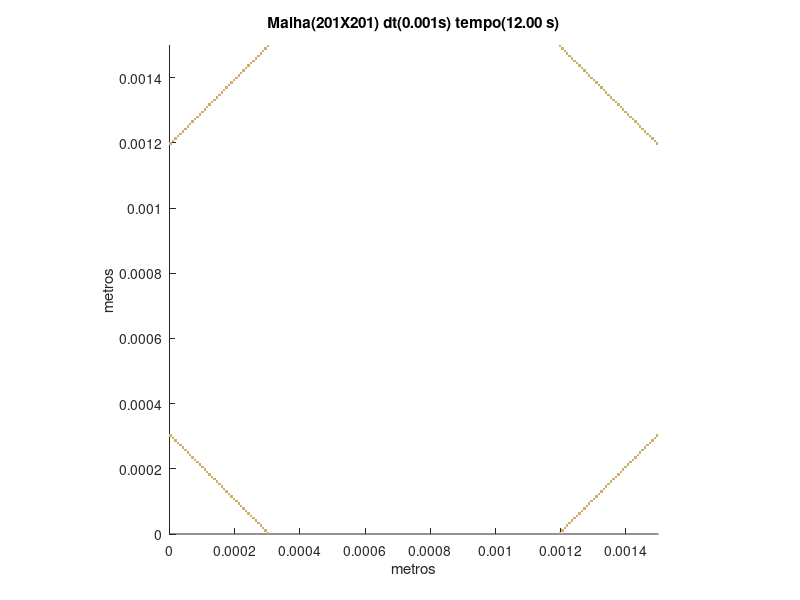

Recreate this plot in MATLAB.
set (gca,'PlotBoxAspectRatio',[1 1 1],'Xlim',[0,0.0015],'Ylim',[0,0.0015])
hold on
title('Malha(201X201) dt(0.001s) tempo(12.00 s)')
hold on
ylabel('metros')
hold on
xlabel('metros')
hold on

fill([0.000298507462686567 0.000298507462686567 0.000305970149253731 0.000305970149253731],[0 7.46268656716418E-06 7.46268656716418E-06 0],[0.8,0.7,0.4],'LineStyle','none')

fill([0.00119402985074627 0.00119402985074627 0.00120149253731343 0.00120149253731343],[0 7.46268656716418E-06 7.46268656716418E-06 0],[0.8,0.7,0.4],'LineStyle','none')

fill([0.000291044776119403 0.000291044776119403 0.000298507462686567 0.000298507462686567],[7.46268656716418E-06 1.49253731343284E-05 1.49253731343284E-05 7.46268656716418E-06],[0.8,0.7,0.4],'LineStyle','none')

fill([0.00120149253731343 0.00120149253731343 0.0012089552238806 0.0012089552238806],[7.46268656716418E-06 1.49253731343284E-05 1.49253731343284E-05 7.46268656716418E-06],[0.8,0.7,0.4],'LineStyle','none')

fill([0.000283582089552239 0.000283582089552239 0.000291044776119403 0.000291044776119403],[1.49253731343284E-05 2.23880597014925E-05 2.23880597014925E-05 1.49253731343284E-05],[0.8,0.7,0.4],'LineStyle','none')

fill([0.0012089552238806 0.0012089552238806 0.00121641791044776 0.00121641791044776],[1.49253731343284E-05 2.23880597014925E-05 2.23880597014925E-05 1.49253731343284E-05],[0.8,0.7,0.4],'LineStyle','none')

fill([0.000276119402985075 0.000276119402985075 0.000283582089552239 0.000283582089552239],[2.23880597014925E-05 2.98507462686567E-05 2.98507462686567E-05 2.23880597014925E-05],[0.8,0.7,0.4],'LineStyle','none')

fill([0.00121641791044776 0.00121641791044776 0.00122388059701493 0.00122388059701493],[2.23880597014925E-05 2.98507462686567E-05 2.98507462686567E-05 2.23880597014925E-05],[0.8,0.7,0.4],'LineStyle','none')

fill([0.00026865671641791 0.00026865671641791 0.000276119402985075 0.000276119402985075],[2.98507462686567E-05 3.73134328358209E-05 3.73134328358209E-05 2.98507462686567E-05],[0.8,0.7,0.4],'LineStyle','none')

fill([0.00122388059701493 0.00122388059701493 0.00123134328358209 0.00123134328358209],[2.98507462686567E-05 3.73134328358209E-05 3.73134328358209E-05 2.98507462686567E-05],[0.8,0.7,0.4],'LineStyle','none')

fill([0.000261194029850746 0.000261194029850746 0.00026865671641791 0.00026865671641791],[3.73134328358209E-05 4.47761194029851E-05 4.47761194029851E-05 3.73134328358209E-05],[0.8,0.7,0.4],'LineStyle','none')

fill([0.00123134328358209 0.00123134328358209 0.00123880597014925 0.00123880597014925],[3.73134328358209E-05 4.47761194029851E-05 4.47761194029851E-05 3.73134328358209E-05],[0.8,0.7,0.4],'LineStyle','none')

fill([0.000253731343283582 0.000253731343283582 0.000261194029850746 0.000261194029850746],[4.47761194029851E-05 5.22388059701493E-05 5.22388059701493E-05 4.47761194029851E-05],[0.8,0.7,0.4],'LineStyle','none')

fill([0.00123880597014925 0.00123880597014925 0.00124626865671642 0.00124626865671642],[4.47761194029851E-05 5.22388059701493E-05 5.22388059701493E-05 4.47761194029851E-05],[0.8,0.7,0.4],'LineStyle','none')

fill([0.000246268656716418 0.000246268656716418 0.000253731343283582 0.000253731343283582],[5.22388059701493E-05 5.97014925373134E-05 5.97014925373134E-05 5.22388059701493E-05],[0.8,0.7,0.4],'LineStyle','none')

fill([0.00124626865671642 0.00124626865671642 0.00125373134328358 0.00125373134328358],[5.22388059701493E-05 5.97014925373134E-05 5.97014925373134E-05 5.22388059701493E-05],[0.8,0.7,0.4],'LineStyle','none')

fill([0.000238805970149254 0.000238805970149254 0.000246268656716418 0.000246268656716418],[5.97014925373134E-05 6.71641791044776E-05 6.71641791044776E-05 5.97014925373134E-05],[0.8,0.7,0.4],'LineStyle','none')

fill([0.00125373134328358 0.00125373134328358 0.00126119402985075 0.00126119402985075],[5.97014925373134E-05 6.71641791044776E-05 6.71641791044776E-05 5.97014925373134E-05],[0.8,0.7,0.4],'LineStyle','none')

fill([0.00023134328358209 0.00023134328358209 0.000238805970149254 0.000238805970149254],[6.71641791044776E-05 7.46268656716418E-05 7.46268656716418E-05 6.71641791044776E-05],[0.8,0.7,0.4],'LineStyle','none')

fill([0.00126119402985075 0.00126119402985075 0.00126865671641791 0.00126865671641791],[6.71641791044776E-05 7.46268656716418E-05 7.46268656716418E-05 6.71641791044776E-05],[0.8,0.7,0.4],'LineStyle','none')

fill([0.000223880597014925 0.000223880597014925 0.00023134328358209 0.00023134328358209],[7.46268656716418E-05 8.2089552238806E-05 8.2089552238806E-05 7.46268656716418E-05],[0.8,0.7,0.4],'LineStyle','none')

fill([0.00126865671641791 0.00126865671641791 0.00127611940298507 0.00127611940298507],[7.46268656716418E-05 8.2089552238806E-05 8.2089552238806E-05 7.46268656716418E-05],[0.8,0.7,0.4],'LineStyle','none')

fill([0.000216417910447761 0.000216417910447761 0.000223880597014925 0.000223880597014925],[8.2089552238806E-05 8.95522388059702E-05 8.95522388059702E-05 8.2089552238806E-05],[0.8,0.7,0.4],'LineStyle','none')

fill([0.00127611940298507 0.00127611940298507 0.00128358208955224 0.00128358208955224],[8.2089552238806E-05 8.95522388059702E-05 8.95522388059702E-05 8.2089552238806E-05],[0.8,0.7,0.4],'LineStyle','none')

fill([0.000208955223880597 0.000208955223880597 0.000216417910447761 0.000216417910447761],[8.95522388059702E-05 9.70149253731343E-05 9.70149253731343E-05 8.95522388059702E-05],[0.8,0.7,0.4],'LineStyle','none')

fill([0.00128358208955224 0.00128358208955224 0.0012910447761194 0.0012910447761194],[8.95522388059702E-05 9.70149253731343E-05 9.70149253731343E-05 8.95522388059702E-05],[0.8,0.7,0.4],'LineStyle','none')

fill([0.000201492537313433 0.000201492537313433 0.000208955223880597 0.000208955223880597],[9.70149253731343E-05 0.000104477611940299 0.000104477611940299 9.70149253731343E-05],[0.8,0.7,0.4],'LineStyle','none')

fill([0.0012910447761194 0.0012910447761194 0.00129850746268657 0.00129850746268657],[9.70149253731343E-05 0.000104477611940299 0.000104477611940299 9.70149253731343E-05],[0.8,0.7,0.4],'LineStyle','none')

fill([0.000194029850746269 0.000194029850746269 0.000201492537313433 0.000201492537313433],[0.000104477611940299 0.000111940298507463 0.000111940298507463 0.000104477611940299],[0.8,0.7,0.4],'LineStyle','none')

fill([0.00129850746268657 0.00129850746268657 0.00130597014925373 0.00130597014925373],[0.000104477611940299 0.000111940298507463 0.000111940298507463 0.000104477611940299],[0.8,0.7,0.4],'LineStyle','none')

fill([0.000186567164179104 0.000186567164179104 0.000194029850746269 0.000194029850746269],[0.000111940298507463 0.000119402985074627 0.000119402985074627 0.000111940298507463],[0.8,0.7,0.4],'LineStyle','none')

fill([0.00130597014925373 0.00130597014925373 0.0013134328358209 0.0013134328358209],[0.000111940298507463 0.000119402985074627 0.000119402985074627 0.000111940298507463],[0.8,0.7,0.4],'LineStyle','none')

fill([0.00017910447761194 0.00017910447761194 0.000186567164179104 0.000186567164179104],[0.000119402985074627 0.000126865671641791 0.000126865671641791 0.000119402985074627],[0.8,0.7,0.4],'LineStyle','none')

fill([0.0013134328358209 0.0013134328358209 0.00132089552238806 0.00132089552238806],[0.000119402985074627 0.000126865671641791 0.000126865671641791 0.000119402985074627],[0.8,0.7,0.4],'LineStyle','none')

fill([0.000171641791044776 0.000171641791044776 0.00017910447761194 0.00017910447761194],[0.000126865671641791 0.000134328358208955 0.000134328358208955 0.000126865671641791],[0.8,0.7,0.4],'LineStyle','none')

fill([0.00132089552238806 0.00132089552238806 0.00132835820895522 0.00132835820895522],[0.000126865671641791 0.000134328358208955 0.000134328358208955 0.000126865671641791],[0.8,0.7,0.4],'LineStyle','none')

fill([0.000164179104477612 0.000164179104477612 0.000171641791044776 0.000171641791044776],[0.000134328358208955 0.000141791044776119 0.000141791044776119 0.000134328358208955],[0.8,0.7,0.4],'LineStyle','none')

fill([0.00132835820895522 0.00132835820895522 0.00133582089552239 0.00133582089552239],[0.000134328358208955 0.000141791044776119 0.000141791044776119 0.000134328358208955],[0.8,0.7,0.4],'LineStyle','none')

fill([0.000156716417910448 0.000156716417910448 0.000164179104477612 0.000164179104477612],[0.000141791044776119 0.000149253731343284 0.000149253731343284 0.000141791044776119],[0.8,0.7,0.4],'LineStyle','none')

fill([0.00133582089552239 0.00133582089552239 0.00134328358208955 0.00134328358208955],[0.000141791044776119 0.000149253731343284 0.000149253731343284 0.000141791044776119],[0.8,0.7,0.4],'LineStyle','none')

fill([0.000149253731343284 0.000149253731343284 0.000156716417910448 0.000156716417910448],[0.000149253731343284 0.000156716417910448 0.000156716417910448 0.000149253731343284],[0.8,0.7,0.4],'LineStyle','none')

fill([0.00134328358208955 0.00134328358208955 0.00135074626865672 0.00135074626865672],[0.000149253731343284 0.000156716417910448 0.000156716417910448 0.000149253731343284],[0.8,0.7,0.4],'LineStyle','none')

fill([0.000141791044776119 0.000141791044776119 0.000149253731343284 0.000149253731343284],[0.000156716417910448 0.000164179104477612 0.000164179104477612 0.000156716417910448],[0.8,0.7,0.4],'LineStyle','none')

fill([0.00135074626865672 0.00135074626865672 0.00135820895522388 0.00135820895522388],[0.000156716417910448 0.000164179104477612 0.000164179104477612 0.000156716417910448],[0.8,0.7,0.4],'LineStyle','none')

fill([0.000134328358208955 0.000134328358208955 0.000141791044776119 0.000141791044776119],[0.000164179104477612 0.000171641791044776 0.000171641791044776 0.000164179104477612],[0.8,0.7,0.4],'LineStyle','none')

fill([0.00135820895522388 0.00135820895522388 0.00136567164179104 0.00136567164179104],[0.000164179104477612 0.000171641791044776 0.000171641791044776 0.000164179104477612],[0.8,0.7,0.4],'LineStyle','none')

fill([0.000126865671641791 0.000126865671641791 0.000134328358208955 0.000134328358208955],[0.000171641791044776 0.00017910447761194 0.00017910447761194 0.000171641791044776],[0.8,0.7,0.4],'LineStyle','none')

fill([0.00136567164179104 0.00136567164179104 0.00137313432835821 0.00137313432835821],[0.000171641791044776 0.00017910447761194 0.00017910447761194 0.000171641791044776],[0.8,0.7,0.4],'LineStyle','none')

fill([0.000119402985074627 0.000119402985074627 0.000126865671641791 0.000126865671641791],[0.00017910447761194 0.000186567164179104 0.000186567164179104 0.00017910447761194],[0.8,0.7,0.4],'LineStyle','none')

fill([0.00137313432835821 0.00137313432835821 0.00138059701492537 0.00138059701492537],[0.00017910447761194 0.000186567164179104 0.000186567164179104 0.00017910447761194],[0.8,0.7,0.4],'LineStyle','none')

fill([0.000111940298507463 0.000111940298507463 0.000119402985074627 0.000119402985074627],[0.000186567164179104 0.000194029850746269 0.000194029850746269 0.000186567164179104],[0.8,0.7,0.4],'LineStyle','none')

fill([0.00138059701492537 0.00138059701492537 0.00138805970149254 0.00138805970149254],[0.000186567164179104 0.000194029850746269 0.000194029850746269 0.000186567164179104],[0.8,0.7,0.4],'LineStyle','none')

fill([0.000104477611940299 0.000104477611940299 0.000111940298507463 0.000111940298507463],[0.000194029850746269 0.000201492537313433 0.000201492537313433 0.000194029850746269],[0.8,0.7,0.4],'LineStyle','none')

fill([0.00138805970149254 0.00138805970149254 0.0013955223880597 0.0013955223880597],[0.000194029850746269 0.000201492537313433 0.000201492537313433 0.000194029850746269],[0.8,0.7,0.4],'LineStyle','none')

fill([9.70149253731343E-05 9.70149253731343E-05 0.000104477611940299 0.000104477611940299],[0.000201492537313433 0.000208955223880597 0.000208955223880597 0.000201492537313433],[0.8,0.7,0.4],'LineStyle','none')

fill([0.0013955223880597 0.0013955223880597 0.00140298507462687 0.00140298507462687],[0.000201492537313433 0.000208955223880597 0.000208955223880597 0.000201492537313433],[0.8,0.7,0.4],'LineStyle','none')

fill([8.95522388059702E-05 8.95522388059702E-05 9.70149253731343E-05 9.70149253731343E-05],[0.000208955223880597 0.000216417910447761 0.000216417910447761 0.000208955223880597],[0.8,0.7,0.4],'LineStyle','none')

fill([0.00140298507462687 0.00140298507462687 0.00141044776119403 0.00141044776119403],[0.000208955223880597 0.000216417910447761 0.000216417910447761 0.000208955223880597],[0.8,0.7,0.4],'LineStyle','none')

fill([8.2089552238806E-05 8.2089552238806E-05 8.95522388059702E-05 8.95522388059702E-05],[0.000216417910447761 0.000223880597014925 0.000223880597014925 0.000216417910447761],[0.8,0.7,0.4],'LineStyle','none')

fill([0.00141044776119403 0.00141044776119403 0.00141791044776119 0.00141791044776119],[0.000216417910447761 0.000223880597014925 0.000223880597014925 0.000216417910447761],[0.8,0.7,0.4],'LineStyle','none')

fill([7.46268656716418E-05 7.46268656716418E-05 8.2089552238806E-05 8.2089552238806E-05],[0.000223880597014925 0.00023134328358209 0.00023134328358209 0.000223880597014925],[0.8,0.7,0.4],'LineStyle','none')

fill([0.00141791044776119 0.00141791044776119 0.00142537313432836 0.00142537313432836],[0.000223880597014925 0.00023134328358209 0.00023134328358209 0.000223880597014925],[0.8,0.7,0.4],'LineStyle','none')

fill([6.71641791044776E-05 6.71641791044776E-05 7.46268656716418E-05 7.46268656716418E-05],[0.00023134328358209 0.000238805970149254 0.000238805970149254 0.00023134328358209],[0.8,0.7,0.4],'LineStyle','none')

fill([0.00142537313432836 0.00142537313432836 0.00143283582089552 0.00143283582089552],[0.00023134328358209 0.000238805970149254 0.000238805970149254 0.00023134328358209],[0.8,0.7,0.4],'LineStyle','none')

fill([5.97014925373134E-05 5.97014925373134E-05 6.71641791044776E-05 6.71641791044776E-05],[0.000238805970149254 0.000246268656716418 0.000246268656716418 0.000238805970149254],[0.8,0.7,0.4],'LineStyle','none')

fill([0.00143283582089552 0.00143283582089552 0.00144029850746269 0.00144029850746269],[0.000238805970149254 0.000246268656716418 0.000246268656716418 0.000238805970149254],[0.8,0.7,0.4],'LineStyle','none')

fill([5.22388059701493E-05 5.22388059701493E-05 5.97014925373134E-05 5.97014925373134E-05],[0.000246268656716418 0.000253731343283582 0.000253731343283582 0.000246268656716418],[0.8,0.7,0.4],'LineStyle','none')

fill([0.00144029850746269 0.00144029850746269 0.00144776119402985 0.00144776119402985],[0.000246268656716418 0.000253731343283582 0.000253731343283582 0.000246268656716418],[0.8,0.7,0.4],'LineStyle','none')

fill([4.47761194029851E-05 4.47761194029851E-05 5.22388059701493E-05 5.22388059701493E-05],[0.000253731343283582 0.000261194029850746 0.000261194029850746 0.000253731343283582],[0.8,0.7,0.4],'LineStyle','none')

fill([0.00144776119402985 0.00144776119402985 0.00145522388059702 0.00145522388059702],[0.000253731343283582 0.000261194029850746 0.000261194029850746 0.000253731343283582],[0.8,0.7,0.4],'LineStyle','none')

fill([3.73134328358209E-05 3.73134328358209E-05 4.47761194029851E-05 4.47761194029851E-05],[0.000261194029850746 0.00026865671641791 0.00026865671641791 0.000261194029850746],[0.8,0.7,0.4],'LineStyle','none')

fill([0.00145522388059702 0.00145522388059702 0.00146268656716418 0.00146268656716418],[0.000261194029850746 0.00026865671641791 0.00026865671641791 0.000261194029850746],[0.8,0.7,0.4],'LineStyle','none')

fill([2.98507462686567E-05 2.98507462686567E-05 3.73134328358209E-05 3.73134328358209E-05],[0.00026865671641791 0.000276119402985075 0.000276119402985075 0.00026865671641791],[0.8,0.7,0.4],'LineStyle','none')

fill([0.00146268656716418 0.00146268656716418 0.00147014925373134 0.00147014925373134],[0.00026865671641791 0.000276119402985075 0.000276119402985075 0.00026865671641791],[0.8,0.7,0.4],'LineStyle','none')

fill([2.23880597014925E-05 2.23880597014925E-05 2.98507462686567E-05 2.98507462686567E-05],[0.000276119402985075 0.000283582089552239 0.000283582089552239 0.000276119402985075],[0.8,0.7,0.4],'LineStyle','none')

fill([0.00147014925373134 0.00147014925373134 0.00147761194029851 0.00147761194029851],[0.000276119402985075 0.000283582089552239 0.000283582089552239 0.000276119402985075],[0.8,0.7,0.4],'LineStyle','none')

fill([1.49253731343284E-05 1.49253731343284E-05 2.23880597014925E-05 2.23880597014925E-05],[0.000283582089552239 0.000291044776119403 0.000291044776119403 0.000283582089552239],[0.8,0.7,0.4],'LineStyle','none')

fill([0.00147761194029851 0.00147761194029851 0.00148507462686567 0.00148507462686567],[0.000283582089552239 0.000291044776119403 0.000291044776119403 0.000283582089552239],[0.8,0.7,0.4],'LineStyle','none')

fill([7.46268656716418E-06 7.46268656716418E-06 1.49253731343284E-05 1.49253731343284E-05],[0.000291044776119403 0.000298507462686567 0.000298507462686567 0.000291044776119403],[0.8,0.7,0.4],'LineStyle','none')

fill([0.00148507462686567 0.00148507462686567 0.00149253731343284 0.00149253731343284],[0.000291044776119403 0.000298507462686567 0.000298507462686567 0.000291044776119403],[0.8,0.7,0.4],'LineStyle','none')

fill([0 0 7.46268656716418E-06 7.46268656716418E-06],[0.000298507462686567 0.000305970149253731 0.000305970149253731 0.000298507462686567],[0.8,0.7,0.4],'LineStyle','none')

fill([0.00149253731343284 0.00149253731343284 0.0015 0.0015],[0.000298507462686567 0.000305970149253731 0.000305970149253731 0.000298507462686567],[0.8,0.7,0.4],'LineStyle','none')

fill([0 0 7.46268656716418E-06 7.46268656716418E-06],[0.00119402985074627 0.00120149253731343 0.00120149253731343 0.00119402985074627],[0.8,0.7,0.4],'LineStyle','none')

fill([0.00149253731343284 0.00149253731343284 0.0015 0.0015],[0.00119402985074627 0.00120149253731343 0.00120149253731343 0.00119402985074627],[0.8,0.7,0.4],'LineStyle','none')

fill([7.46268656716418E-06 7.46268656716418E-06 1.49253731343284E-05 1.49253731343284E-05],[0.00120149253731343 0.0012089552238806 0.0012089552238806 0.00120149253731343],[0.8,0.7,0.4],'LineStyle','none')

fill([0.00148507462686567 0.00148507462686567 0.00149253731343284 0.00149253731343284],[0.00120149253731343 0.0012089552238806 0.0012089552238806 0.00120149253731343],[0.8,0.7,0.4],'LineStyle','none')

fill([1.49253731343284E-05 1.49253731343284E-05 2.23880597014925E-05 2.23880597014925E-05],[0.0012089552238806 0.00121641791044776 0.00121641791044776 0.0012089552238806],[0.8,0.7,0.4],'LineStyle','none')

fill([0.00147761194029851 0.00147761194029851 0.00148507462686567 0.00148507462686567],[0.0012089552238806 0.00121641791044776 0.00121641791044776 0.0012089552238806],[0.8,0.7,0.4],'LineStyle','none')

fill([2.23880597014925E-05 2.23880597014925E-05 2.98507462686567E-05 2.98507462686567E-05],[0.00121641791044776 0.00122388059701493 0.00122388059701493 0.00121641791044776],[0.8,0.7,0.4],'LineStyle','none')

fill([0.00147014925373134 0.00147014925373134 0.00147761194029851 0.00147761194029851],[0.00121641791044776 0.00122388059701493 0.00122388059701493 0.00121641791044776],[0.8,0.7,0.4],'LineStyle','none')

fill([2.98507462686567E-05 2.98507462686567E-05 3.73134328358209E-05 3.73134328358209E-05],[0.00122388059701493 0.00123134328358209 0.00123134328358209 0.00122388059701493],[0.8,0.7,0.4],'LineStyle','none')

fill([0.00146268656716418 0.00146268656716418 0.00147014925373134 0.00147014925373134],[0.00122388059701493 0.00123134328358209 0.00123134328358209 0.00122388059701493],[0.8,0.7,0.4],'LineStyle','none')

fill([3.73134328358209E-05 3.73134328358209E-05 4.47761194029851E-05 4.47761194029851E-05],[0.00123134328358209 0.00123880597014925 0.00123880597014925 0.00123134328358209],[0.8,0.7,0.4],'LineStyle','none')

fill([0.00145522388059702 0.00145522388059702 0.00146268656716418 0.00146268656716418],[0.00123134328358209 0.00123880597014925 0.00123880597014925 0.00123134328358209],[0.8,0.7,0.4],'LineStyle','none')

fill([4.47761194029851E-05 4.47761194029851E-05 5.22388059701493E-05 5.22388059701493E-05],[0.00123880597014925 0.00124626865671642 0.00124626865671642 0.00123880597014925],[0.8,0.7,0.4],'LineStyle','none')

fill([0.00144776119402985 0.00144776119402985 0.00145522388059702 0.00145522388059702],[0.00123880597014925 0.00124626865671642 0.00124626865671642 0.00123880597014925],[0.8,0.7,0.4],'LineStyle','none')

fill([5.22388059701493E-05 5.22388059701493E-05 5.97014925373134E-05 5.97014925373134E-05],[0.00124626865671642 0.00125373134328358 0.00125373134328358 0.00124626865671642],[0.8,0.7,0.4],'LineStyle','none')

fill([0.00144029850746269 0.00144029850746269 0.00144776119402985 0.00144776119402985],[0.00124626865671642 0.00125373134328358 0.00125373134328358 0.00124626865671642],[0.8,0.7,0.4],'LineStyle','none')

fill([5.97014925373134E-05 5.97014925373134E-05 6.71641791044776E-05 6.71641791044776E-05],[0.00125373134328358 0.00126119402985075 0.00126119402985075 0.00125373134328358],[0.8,0.7,0.4],'LineStyle','none')

fill([0.00143283582089552 0.00143283582089552 0.00144029850746269 0.00144029850746269],[0.00125373134328358 0.00126119402985075 0.00126119402985075 0.00125373134328358],[0.8,0.7,0.4],'LineStyle','none')

fill([6.71641791044776E-05 6.71641791044776E-05 7.46268656716418E-05 7.46268656716418E-05],[0.00126119402985075 0.00126865671641791 0.00126865671641791 0.00126119402985075],[0.8,0.7,0.4],'LineStyle','none')

fill([0.00142537313432836 0.00142537313432836 0.00143283582089552 0.00143283582089552],[0.00126119402985075 0.00126865671641791 0.00126865671641791 0.00126119402985075],[0.8,0.7,0.4],'LineStyle','none')

fill([7.46268656716418E-05 7.46268656716418E-05 8.2089552238806E-05 8.2089552238806E-05],[0.00126865671641791 0.00127611940298507 0.00127611940298507 0.00126865671641791],[0.8,0.7,0.4],'LineStyle','none')

fill([0.00141791044776119 0.00141791044776119 0.00142537313432836 0.00142537313432836],[0.00126865671641791 0.00127611940298507 0.00127611940298507 0.00126865671641791],[0.8,0.7,0.4],'LineStyle','none')

fill([8.2089552238806E-05 8.2089552238806E-05 8.95522388059702E-05 8.95522388059702E-05],[0.00127611940298507 0.00128358208955224 0.00128358208955224 0.00127611940298507],[0.8,0.7,0.4],'LineStyle','none')

fill([0.00141044776119403 0.00141044776119403 0.00141791044776119 0.00141791044776119],[0.00127611940298507 0.00128358208955224 0.00128358208955224 0.00127611940298507],[0.8,0.7,0.4],'LineStyle','none')

fill([8.95522388059702E-05 8.95522388059702E-05 9.70149253731343E-05 9.70149253731343E-05],[0.00128358208955224 0.0012910447761194 0.0012910447761194 0.00128358208955224],[0.8,0.7,0.4],'LineStyle','none')

fill([0.00140298507462687 0.00140298507462687 0.00141044776119403 0.00141044776119403],[0.00128358208955224 0.0012910447761194 0.0012910447761194 0.00128358208955224],[0.8,0.7,0.4],'LineStyle','none')

fill([9.70149253731343E-05 9.70149253731343E-05 0.000104477611940299 0.000104477611940299],[0.0012910447761194 0.00129850746268657 0.00129850746268657 0.0012910447761194],[0.8,0.7,0.4],'LineStyle','none')

fill([0.0013955223880597 0.0013955223880597 0.00140298507462687 0.00140298507462687],[0.0012910447761194 0.00129850746268657 0.00129850746268657 0.0012910447761194],[0.8,0.7,0.4],'LineStyle','none')

fill([0.000104477611940299 0.000104477611940299 0.000111940298507463 0.000111940298507463],[0.00129850746268657 0.00130597014925373 0.00130597014925373 0.00129850746268657],[0.8,0.7,0.4],'LineStyle','none')

fill([0.00138805970149254 0.00138805970149254 0.0013955223880597 0.0013955223880597],[0.00129850746268657 0.00130597014925373 0.00130597014925373 0.00129850746268657],[0.8,0.7,0.4],'LineStyle','none')

fill([0.000111940298507463 0.000111940298507463 0.000119402985074627 0.000119402985074627],[0.00130597014925373 0.0013134328358209 0.0013134328358209 0.00130597014925373],[0.8,0.7,0.4],'LineStyle','none')

fill([0.00138059701492537 0.00138059701492537 0.00138805970149254 0.00138805970149254],[0.00130597014925373 0.0013134328358209 0.0013134328358209 0.00130597014925373],[0.8,0.7,0.4],'LineStyle','none')

fill([0.000119402985074627 0.000119402985074627 0.000126865671641791 0.000126865671641791],[0.0013134328358209 0.00132089552238806 0.00132089552238806 0.0013134328358209],[0.8,0.7,0.4],'LineStyle','none')

fill([0.00137313432835821 0.00137313432835821 0.00138059701492537 0.00138059701492537],[0.0013134328358209 0.00132089552238806 0.00132089552238806 0.0013134328358209],[0.8,0.7,0.4],'LineStyle','none')

fill([0.000126865671641791 0.000126865671641791 0.000134328358208955 0.000134328358208955],[0.00132089552238806 0.00132835820895522 0.00132835820895522 0.00132089552238806],[0.8,0.7,0.4],'LineStyle','none')

fill([0.00136567164179104 0.00136567164179104 0.00137313432835821 0.00137313432835821],[0.00132089552238806 0.00132835820895522 0.00132835820895522 0.00132089552238806],[0.8,0.7,0.4],'LineStyle','none')

fill([0.000134328358208955 0.000134328358208955 0.000141791044776119 0.000141791044776119],[0.00132835820895522 0.00133582089552239 0.00133582089552239 0.00132835820895522],[0.8,0.7,0.4],'LineStyle','none')

fill([0.00135820895522388 0.00135820895522388 0.00136567164179104 0.00136567164179104],[0.00132835820895522 0.00133582089552239 0.00133582089552239 0.00132835820895522],[0.8,0.7,0.4],'LineStyle','none')

fill([0.000141791044776119 0.000141791044776119 0.000149253731343284 0.000149253731343284],[0.00133582089552239 0.00134328358208955 0.00134328358208955 0.00133582089552239],[0.8,0.7,0.4],'LineStyle','none')

fill([0.00135074626865672 0.00135074626865672 0.00135820895522388 0.00135820895522388],[0.00133582089552239 0.00134328358208955 0.00134328358208955 0.00133582089552239],[0.8,0.7,0.4],'LineStyle','none')

fill([0.000149253731343284 0.000149253731343284 0.000156716417910448 0.000156716417910448],[0.00134328358208955 0.00135074626865672 0.00135074626865672 0.00134328358208955],[0.8,0.7,0.4],'LineStyle','none')

fill([0.00134328358208955 0.00134328358208955 0.00135074626865672 0.00135074626865672],[0.00134328358208955 0.00135074626865672 0.00135074626865672 0.00134328358208955],[0.8,0.7,0.4],'LineStyle','none')

fill([0.000156716417910448 0.000156716417910448 0.000164179104477612 0.000164179104477612],[0.00135074626865672 0.00135820895522388 0.00135820895522388 0.00135074626865672],[0.8,0.7,0.4],'LineStyle','none')

fill([0.00133582089552239 0.00133582089552239 0.00134328358208955 0.00134328358208955],[0.00135074626865672 0.00135820895522388 0.00135820895522388 0.00135074626865672],[0.8,0.7,0.4],'LineStyle','none')

fill([0.000164179104477612 0.000164179104477612 0.000171641791044776 0.000171641791044776],[0.00135820895522388 0.00136567164179104 0.00136567164179104 0.00135820895522388],[0.8,0.7,0.4],'LineStyle','none')

fill([0.00132835820895522 0.00132835820895522 0.00133582089552239 0.00133582089552239],[0.00135820895522388 0.00136567164179104 0.00136567164179104 0.00135820895522388],[0.8,0.7,0.4],'LineStyle','none')

fill([0.000171641791044776 0.000171641791044776 0.00017910447761194 0.00017910447761194],[0.00136567164179104 0.00137313432835821 0.00137313432835821 0.00136567164179104],[0.8,0.7,0.4],'LineStyle','none')

fill([0.00132089552238806 0.00132089552238806 0.00132835820895522 0.00132835820895522],[0.00136567164179104 0.00137313432835821 0.00137313432835821 0.00136567164179104],[0.8,0.7,0.4],'LineStyle','none')

fill([0.00017910447761194 0.00017910447761194 0.000186567164179104 0.000186567164179104],[0.00137313432835821 0.00138059701492537 0.00138059701492537 0.00137313432835821],[0.8,0.7,0.4],'LineStyle','none')

fill([0.0013134328358209 0.0013134328358209 0.00132089552238806 0.00132089552238806],[0.00137313432835821 0.00138059701492537 0.00138059701492537 0.00137313432835821],[0.8,0.7,0.4],'LineStyle','none')

fill([0.000186567164179104 0.000186567164179104 0.000194029850746269 0.000194029850746269],[0.00138059701492537 0.00138805970149254 0.00138805970149254 0.00138059701492537],[0.8,0.7,0.4],'LineStyle','none')

fill([0.00130597014925373 0.00130597014925373 0.0013134328358209 0.0013134328358209],[0.00138059701492537 0.00138805970149254 0.00138805970149254 0.00138059701492537],[0.8,0.7,0.4],'LineStyle','none')

fill([0.000194029850746269 0.000194029850746269 0.000201492537313433 0.000201492537313433],[0.00138805970149254 0.0013955223880597 0.0013955223880597 0.00138805970149254],[0.8,0.7,0.4],'LineStyle','none')

fill([0.00129850746268657 0.00129850746268657 0.00130597014925373 0.00130597014925373],[0.00138805970149254 0.0013955223880597 0.0013955223880597 0.00138805970149254],[0.8,0.7,0.4],'LineStyle','none')

fill([0.000201492537313433 0.000201492537313433 0.000208955223880597 0.000208955223880597],[0.0013955223880597 0.00140298507462687 0.00140298507462687 0.0013955223880597],[0.8,0.7,0.4],'LineStyle','none')

fill([0.0012910447761194 0.0012910447761194 0.00129850746268657 0.00129850746268657],[0.0013955223880597 0.00140298507462687 0.00140298507462687 0.0013955223880597],[0.8,0.7,0.4],'LineStyle','none')

fill([0.000208955223880597 0.000208955223880597 0.000216417910447761 0.000216417910447761],[0.00140298507462687 0.00141044776119403 0.00141044776119403 0.00140298507462687],[0.8,0.7,0.4],'LineStyle','none')

fill([0.00128358208955224 0.00128358208955224 0.0012910447761194 0.0012910447761194],[0.00140298507462687 0.00141044776119403 0.00141044776119403 0.00140298507462687],[0.8,0.7,0.4],'LineStyle','none')

fill([0.000216417910447761 0.000216417910447761 0.000223880597014925 0.000223880597014925],[0.00141044776119403 0.00141791044776119 0.00141791044776119 0.00141044776119403],[0.8,0.7,0.4],'LineStyle','none')

fill([0.00127611940298507 0.00127611940298507 0.00128358208955224 0.00128358208955224],[0.00141044776119403 0.00141791044776119 0.00141791044776119 0.00141044776119403],[0.8,0.7,0.4],'LineStyle','none')

fill([0.000223880597014925 0.000223880597014925 0.00023134328358209 0.00023134328358209],[0.00141791044776119 0.00142537313432836 0.00142537313432836 0.00141791044776119],[0.8,0.7,0.4],'LineStyle','none')

fill([0.00126865671641791 0.00126865671641791 0.00127611940298507 0.00127611940298507],[0.00141791044776119 0.00142537313432836 0.00142537313432836 0.00141791044776119],[0.8,0.7,0.4],'LineStyle','none')

fill([0.00023134328358209 0.00023134328358209 0.000238805970149254 0.000238805970149254],[0.00142537313432836 0.00143283582089552 0.00143283582089552 0.00142537313432836],[0.8,0.7,0.4],'LineStyle','none')

fill([0.00126119402985075 0.00126119402985075 0.00126865671641791 0.00126865671641791],[0.00142537313432836 0.00143283582089552 0.00143283582089552 0.00142537313432836],[0.8,0.7,0.4],'LineStyle','none')

fill([0.000238805970149254 0.000238805970149254 0.000246268656716418 0.000246268656716418],[0.00143283582089552 0.00144029850746269 0.00144029850746269 0.00143283582089552],[0.8,0.7,0.4],'LineStyle','none')

fill([0.00125373134328358 0.00125373134328358 0.00126119402985075 0.00126119402985075],[0.00143283582089552 0.00144029850746269 0.00144029850746269 0.00143283582089552],[0.8,0.7,0.4],'LineStyle','none')

fill([0.000246268656716418 0.000246268656716418 0.000253731343283582 0.000253731343283582],[0.00144029850746269 0.00144776119402985 0.00144776119402985 0.00144029850746269],[0.8,0.7,0.4],'LineStyle','none')

fill([0.00124626865671642 0.00124626865671642 0.00125373134328358 0.00125373134328358],[0.00144029850746269 0.00144776119402985 0.00144776119402985 0.00144029850746269],[0.8,0.7,0.4],'LineStyle','none')

fill([0.000253731343283582 0.000253731343283582 0.000261194029850746 0.000261194029850746],[0.00144776119402985 0.00145522388059702 0.00145522388059702 0.00144776119402985],[0.8,0.7,0.4],'LineStyle','none')

fill([0.00123880597014925 0.00123880597014925 0.00124626865671642 0.00124626865671642],[0.00144776119402985 0.00145522388059702 0.00145522388059702 0.00144776119402985],[0.8,0.7,0.4],'LineStyle','none')

fill([0.000261194029850746 0.000261194029850746 0.00026865671641791 0.00026865671641791],[0.00145522388059702 0.00146268656716418 0.00146268656716418 0.00145522388059702],[0.8,0.7,0.4],'LineStyle','none')

fill([0.00123134328358209 0.00123134328358209 0.00123880597014925 0.00123880597014925],[0.00145522388059702 0.00146268656716418 0.00146268656716418 0.00145522388059702],[0.8,0.7,0.4],'LineStyle','none')

fill([0.00026865671641791 0.00026865671641791 0.000276119402985075 0.000276119402985075],[0.00146268656716418 0.00147014925373134 0.00147014925373134 0.00146268656716418],[0.8,0.7,0.4],'LineStyle','none')

fill([0.00122388059701493 0.00122388059701493 0.00123134328358209 0.00123134328358209],[0.00146268656716418 0.00147014925373134 0.00147014925373134 0.00146268656716418],[0.8,0.7,0.4],'LineStyle','none')

fill([0.000276119402985075 0.000276119402985075 0.000283582089552239 0.000283582089552239],[0.00147014925373134 0.00147761194029851 0.00147761194029851 0.00147014925373134],[0.8,0.7,0.4],'LineStyle','none')

fill([0.00121641791044776 0.00121641791044776 0.00122388059701493 0.00122388059701493],[0.00147014925373134 0.00147761194029851 0.00147761194029851 0.00147014925373134],[0.8,0.7,0.4],'LineStyle','none')

fill([0.000283582089552239 0.000283582089552239 0.000291044776119403 0.000291044776119403],[0.00147761194029851 0.00148507462686567 0.00148507462686567 0.00147761194029851],[0.8,0.7,0.4],'LineStyle','none')

fill([0.0012089552238806 0.0012089552238806 0.00121641791044776 0.00121641791044776],[0.00147761194029851 0.00148507462686567 0.00148507462686567 0.00147761194029851],[0.8,0.7,0.4],'LineStyle','none')

fill([0.000291044776119403 0.000291044776119403 0.000298507462686567 0.000298507462686567],[0.00148507462686567 0.00149253731343284 0.00149253731343284 0.00148507462686567],[0.8,0.7,0.4],'LineStyle','none')

fill([0.00120149253731343 0.00120149253731343 0.0012089552238806 0.0012089552238806],[0.00148507462686567 0.00149253731343284 0.00149253731343284 0.00148507462686567],[0.8,0.7,0.4],'LineStyle','none')

fill([0.000298507462686567 0.000298507462686567 0.000305970149253731 0.000305970149253731],[0.00149253731343284 0.0015 0.0015 0.00149253731343284],[0.8,0.7,0.4],'LineStyle','none')

fill([0.00119402985074627 0.00119402985074627 0.00120149253731343 0.00120149253731343],[0.00149253731343284 0.0015 0.0015 0.00149253731343284],[0.8,0.7,0.4],'LineStyle','none')
